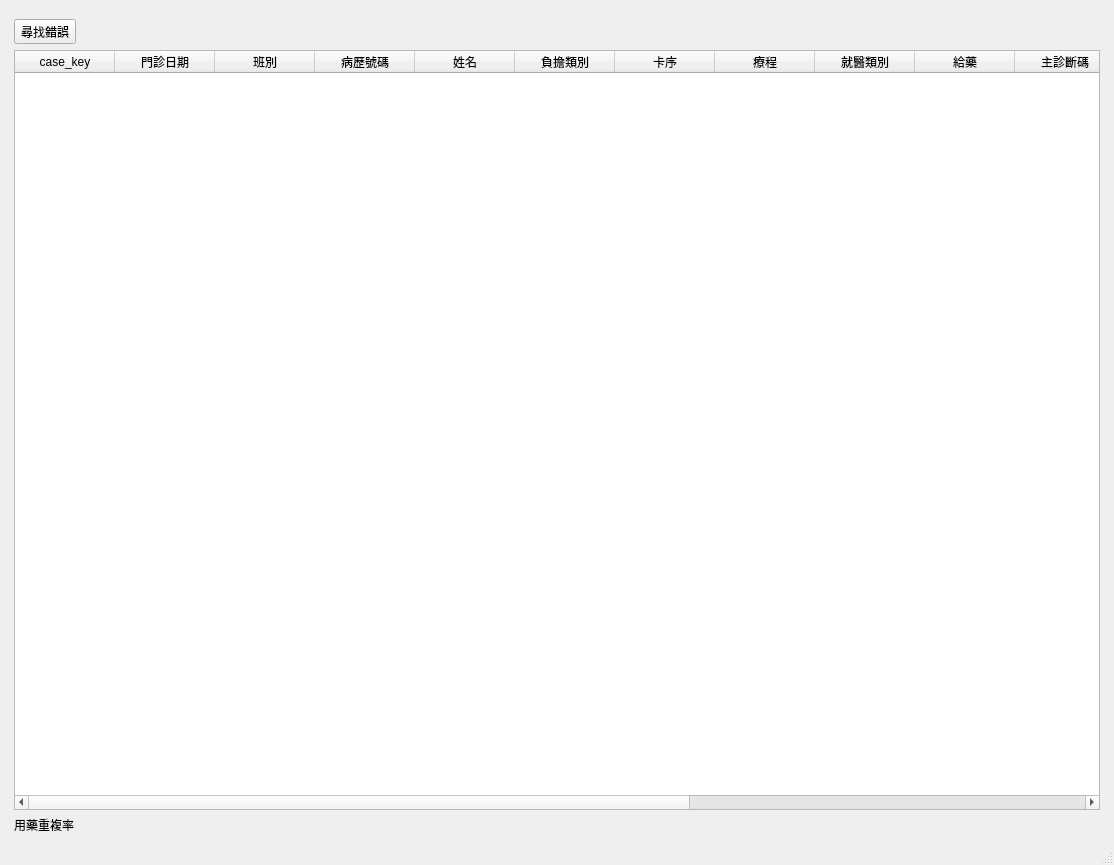
<?xml version="1.0" encoding="UTF-8"?>
<ui version="4.0">
 <class>WindowCheckPrescriptDays</class>
 <widget class="QMainWindow" name="WindowCheckPrescriptDays">
  <property name="geometry">
   <rect>
    <x>0</x>
    <y>0</y>
    <width>1114</width>
    <height>865</height>
   </rect>
  </property>
  <property name="windowTitle">
   <string>用藥檢查</string>
  </property>
  <widget class="QWidget" name="centralwidget">
   <layout class="QHBoxLayout" name="horizontalLayout">
    <item>
     <layout class="QHBoxLayout" name="horizontalLayout_2">
      <property name="leftMargin">
       <number>5</number>
      </property>
      <property name="topMargin">
       <number>10</number>
      </property>
      <property name="rightMargin">
       <number>5</number>
      </property>
      <item>
       <layout class="QVBoxLayout" name="verticalLayout_5">
        <item>
         <widget class="QToolButton" name="toolButton_find_error">
          <property name="text">
           <string>尋找錯誤</string>
          </property>
          <property name="icon">
           <iconset>
            <normaloff>../icons/edit-find.png</normaloff>../icons/edit-find.png</iconset>
          </property>
          <property name="toolButtonStyle">
           <enum>Qt::ToolButtonTextBesideIcon</enum>
          </property>
         </widget>
        </item>
        <item>
         <widget class="QTableWidget" name="tableWidget_medical_record">
          <property name="editTriggers">
           <set>QAbstractItemView::NoEditTriggers</set>
          </property>
          <property name="selectionMode">
           <enum>QAbstractItemView::SingleSelection</enum>
          </property>
          <property name="selectionBehavior">
           <enum>QAbstractItemView::SelectRows</enum>
          </property>
          <column>
           <property name="text">
            <string>case_key</string>
           </property>
          </column>
          <column>
           <property name="text">
            <string>門診日期</string>
           </property>
          </column>
          <column>
           <property name="text">
            <string>班別</string>
           </property>
          </column>
          <column>
           <property name="text">
            <string>病歷號碼</string>
           </property>
          </column>
          <column>
           <property name="text">
            <string>姓名</string>
           </property>
          </column>
          <column>
           <property name="text">
            <string>負擔類別</string>
           </property>
          </column>
          <column>
           <property name="text">
            <string>卡序</string>
           </property>
          </column>
          <column>
           <property name="text">
            <string>療程</string>
           </property>
          </column>
          <column>
           <property name="text">
            <string>就醫類別</string>
           </property>
          </column>
          <column>
           <property name="text">
            <string>給藥</string>
           </property>
          </column>
          <column>
           <property name="text">
            <string>主診斷碼</string>
           </property>
          </column>
          <column>
           <property name="text">
            <string>診斷名稱</string>
           </property>
          </column>
          <column>
           <property name="text">
            <string>主治醫師</string>
           </property>
          </column>
          <column>
           <property name="text">
            <string>藥費</string>
           </property>
          </column>
          <column>
           <property name="text">
            <string>調劑費</string>
           </property>
          </column>
          <column>
           <property name="text">
            <string>錯誤訊息</string>
           </property>
          </column>
         </widget>
        </item>
        <item>
         <widget class="QLabel" name="label_message">
          <property name="text">
           <string>用藥重複率</string>
          </property>
         </widget>
        </item>
       </layout>
      </item>
     </layout>
    </item>
   </layout>
  </widget>
  <widget class="QStatusBar" name="statusbar"/>
  <widget class="QMenuBar" name="menubar">
   <property name="geometry">
    <rect>
     <x>0</x>
     <y>0</y>
     <width>1114</width>
     <height>28</height>
    </rect>
   </property>
  </widget>
 </widget>
 <resources/>
 <connections/>
</ui>
